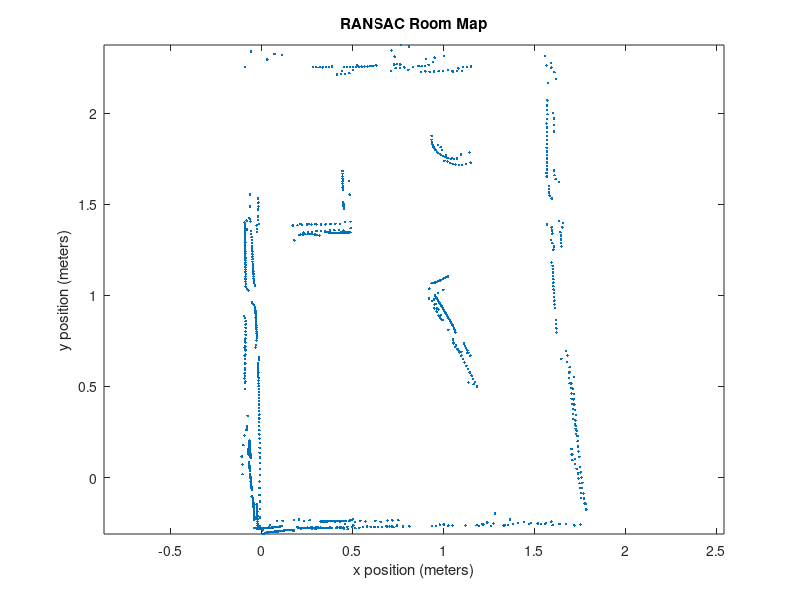

This chart was generated by the following MATLAB code: (Note: this script raises an error after producing the figure.)
%% RANSAC Implementation
clear;rng(3);
load('allRoomDataCleaned.mat');
x = data(1,:)';
y = data(2,:)';
figure(1);clf;
plot(x,y, '.');hold on;
axis equal;
title('RANSAC Room Map');
xlabel('x position (meters)');
ylabel('y position (meters)');

clearvars -except x y
tic
[A, B, bestTestLine, outliers, inliers] = RANSAC(x,y,0.05,100);

% plot(inliers(:,1), inliers(:,2), 'ks')

p = polyfit([A(1) B(1)], [A(2) B(2)], 1);
% testline = polyval(p, x);

lengths = vecnorm(inliers' - [10; 10]);
[~, ia] = min(lengths);
[~, ib] = max(lengths);
end1 = inliers(ia,:);
end2 = inliers(ib,:);
line = [end1; end2];
plot(line(:,1), line(:,2), 'g', 'LineWidth', 5)


% plot(x, testline, 'ro')

for i = 1:6
    x = outliers(:,1);
    y = outliers(:,2);

    [A, B, bestTestLine, outliers, inliers] = RANSAC(x,y,0.1,20);
%     p = polyfit([A(1) B(1)], [A(2) B(2)], 1);
%     testline = polyval(p, x);
%     plot(x, testline, 'r-')


    lengths = vecnorm(inliers' - [10; 10]);
    [~, ia] = min(lengths);
    [~, ib] = max(lengths);
    end1 = inliers(ia,:);
    end2 = inliers(ib,:);
    line = [end1; end2];
    plot(line(:,1), line(:,2), 'g', 'LineWidth', 5)

end
toc

ylim([-1 3])
axis equal







legend('Dataset', 'RANSAC Fit Line')







function [A, B, bestTestLine, outliers, inliers] = RANSAC(x,y,d,n)
points = [x y];

bestInliersSoFar = 0;
bestTestLineSoFar = [];
bestInlierPointsSoFar = [];

% For each point pair
for i = 1:n
    % Randomly select the points
    A = points(randi([1, length(points)]),:);
    B = points(randi([1, length(points)]),:);
    
    % Find and plot the line between them
    p = polyfit([A(1) B(1)], [A(2) B(2)], 1);
    testline = polyval(p, x);
    
    That = [B(1) - A(1);B(2) - A(2);0]./vecnorm([B(1) - A(1);B(2) - A(2);0]);
    Khat = [0;0;1];
    Nhat = cross(That,Khat);
    
    inliers = 0;
    outliers = [];
    inlierPoints = [];
    % Test every point with this fit line
    for j = 1:length(points)
        r = horzcat(points(j,:) - A, 0);
        dist = dot(r,Nhat);
        if abs(dist) <= d
            inliers = inliers + 1;
            inlierPoints = vertcat(inlierPoints, points(j,:));
        else
            outliers = vertcat(outliers, points(j,:));
        end
    end
    
    if inliers > bestInliersSoFar
        bestPoint1SoFar = A;
        bestPoint2SoFar = B;
        bestTestLineSoFar = testline;
        bestInliersSoFar = inliers;
        bestOutliersSoFar = outliers;
        bestInlierPointsSoFar = inlierPoints;
    end
end
inliers = rmoutliers(bestInlierPointsSoFar);
endA = 0;
endB = 0;
bestTestLine = bestTestLineSoFar;
A = bestPoint1SoFar;
B = bestPoint2SoFar;
outliers = bestOutliersSoFar;
end
